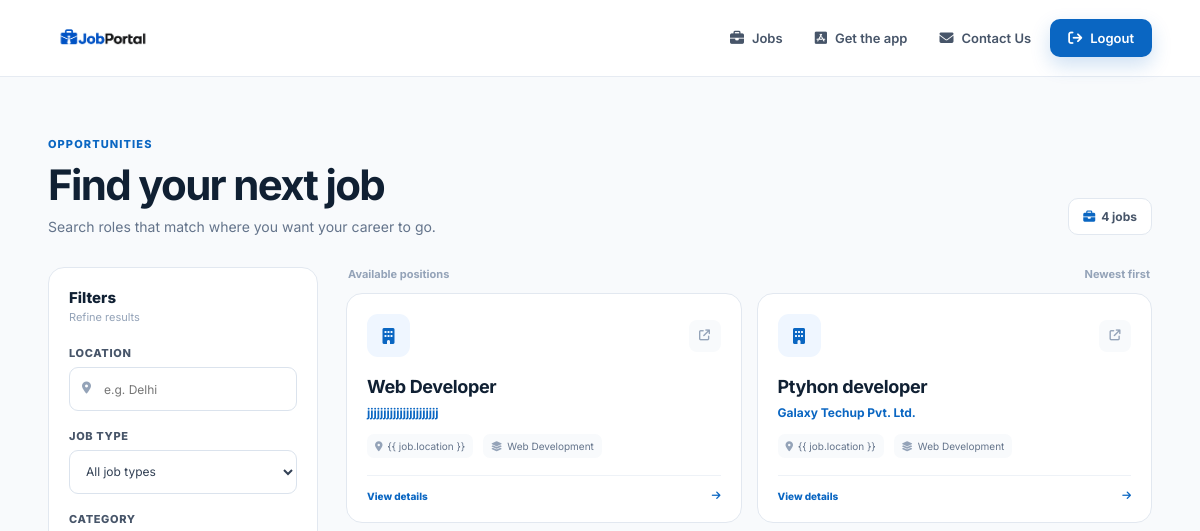
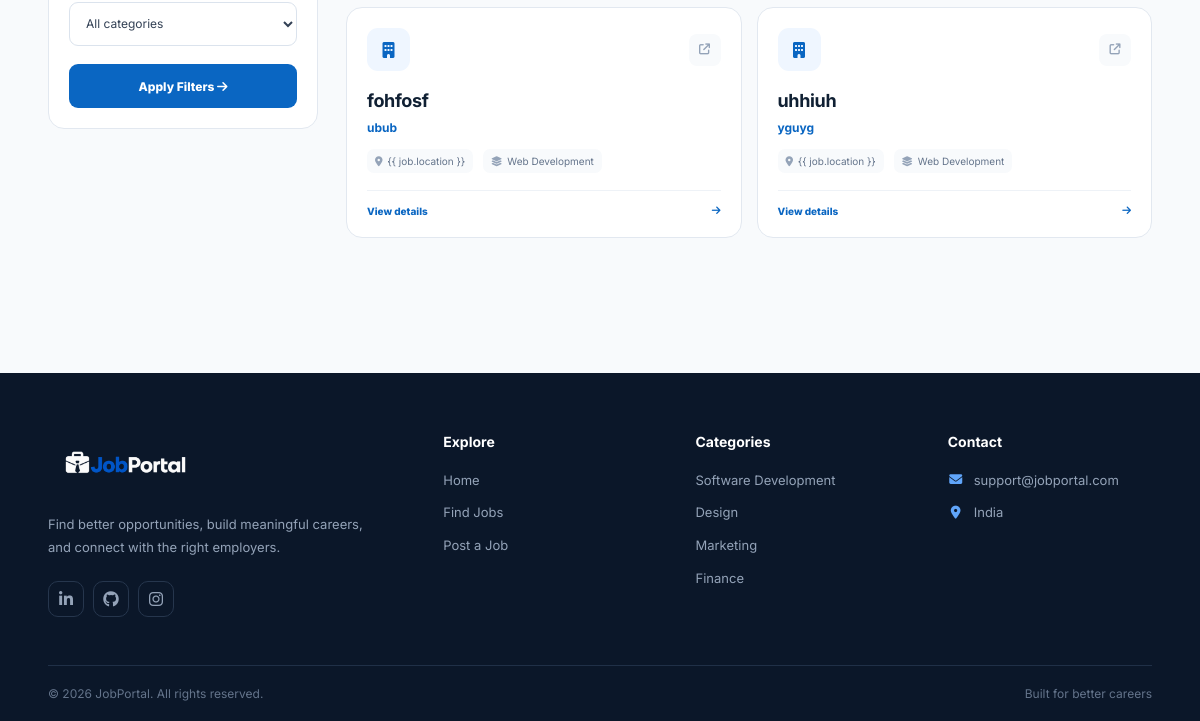
Page /jobs/ (signed in) on the earlier database version (2 pictures, top to bottom).
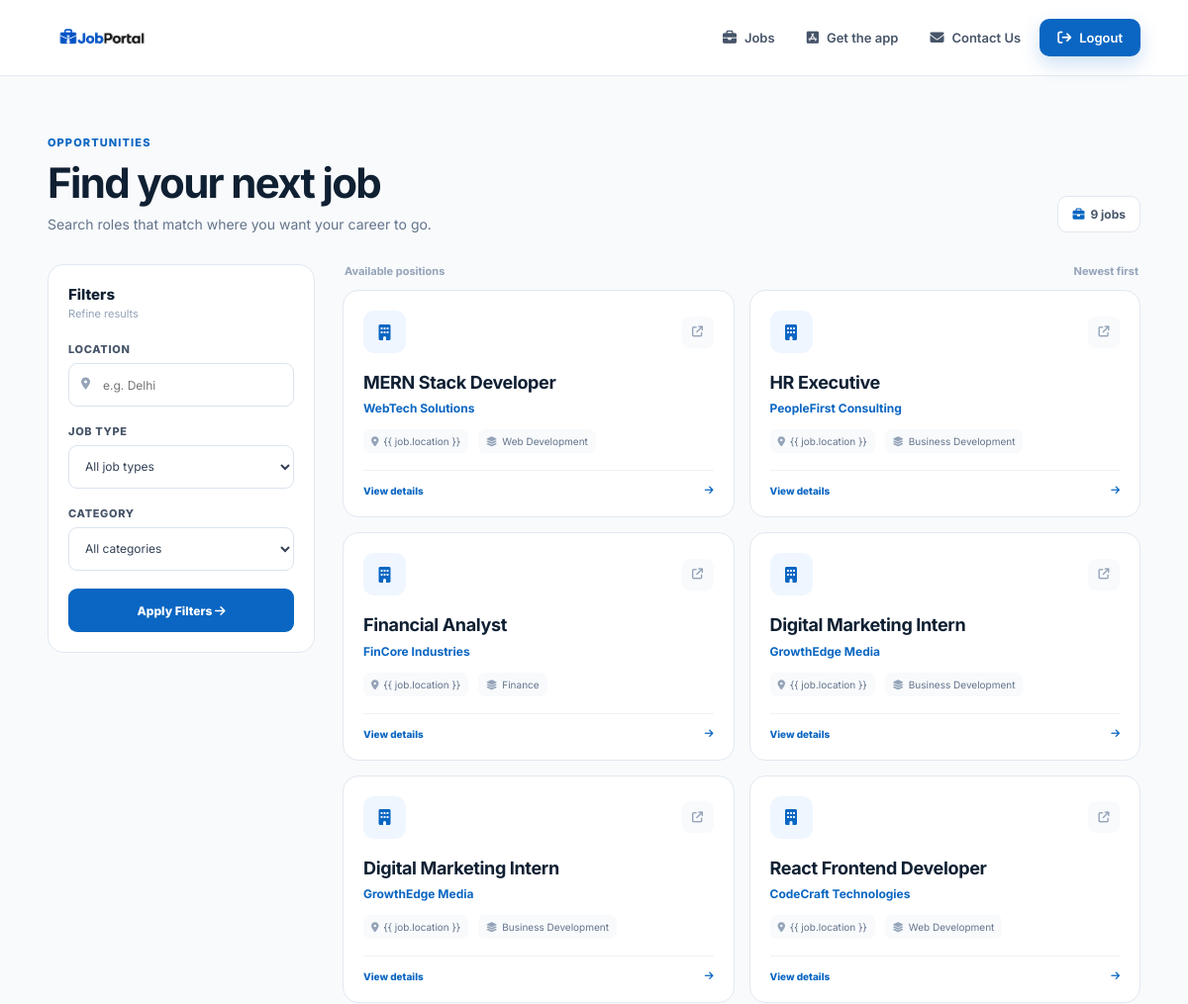
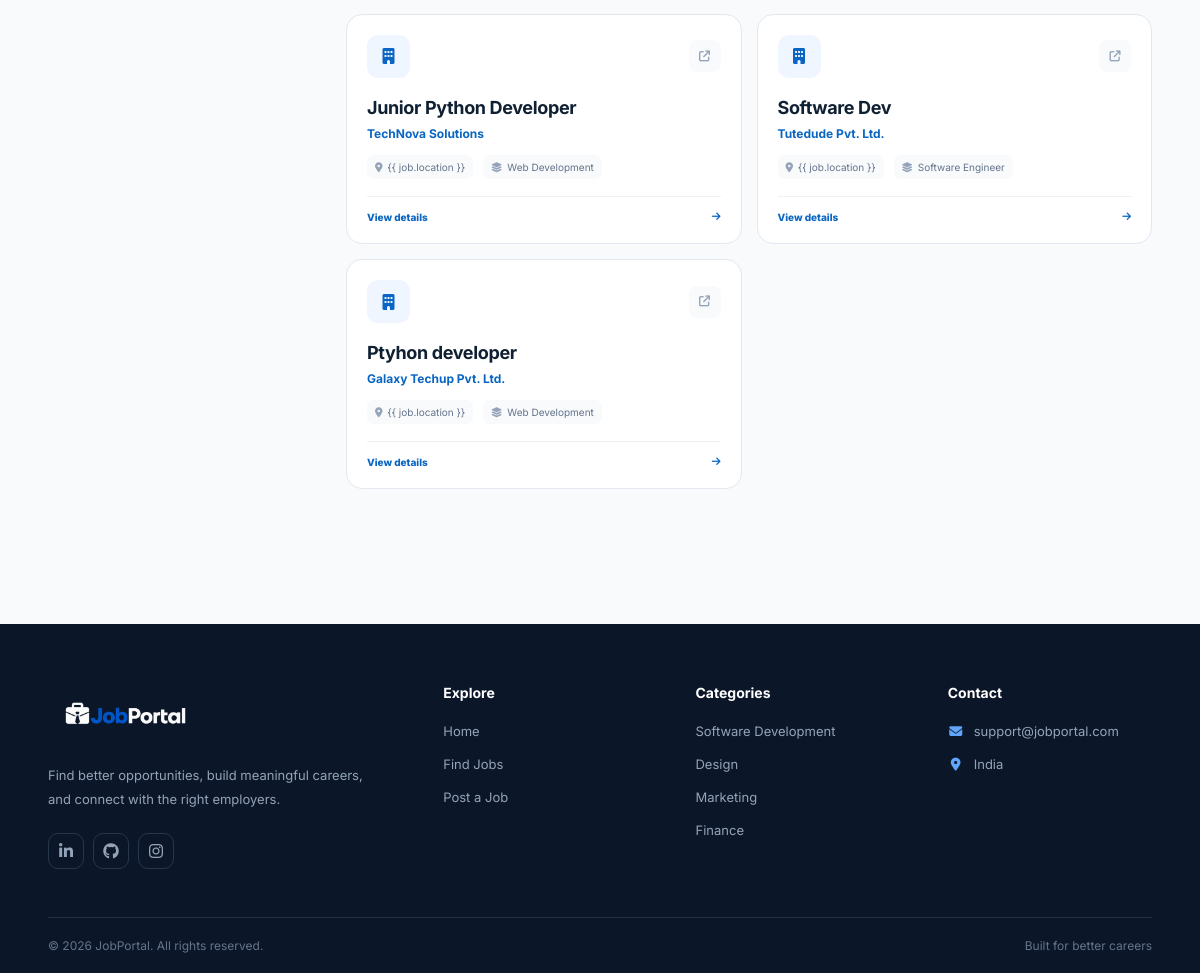
Same page on the later database version (2 pictures, top to bottom).
### jbportal/models.py (models this page shows, shortened)
class Job(models.Model):
    title = models.CharField(max_length=100)
    category = models.ForeignKey(Category, on_delete=models.CASCADE)
    job_type = models.ForeignKey(JobType, on_delete=models.CASCADE)
    description = models.TextField()
    location = models.CharField(max_length=100)
    company = models.CharField(max_length=100)
    posted_date = models.DateTimeField(auto_now_add=True)
    apply_type = models.CharField(max_length=10, choices=APPLY_TYPES, default='resume')
    apply_link = models.CharField(max_length=500, null=True, blank=True)
    added_by = models.ForeignKey('auth.User', on_delete=models.CASCADE)
    views = models.ManyToManyField(User, related_name='job_views', blank=True)
    status = models.CharField(max_length=10, choices=[('active', 'Active'), ('inactive', 'Inactive')], default='active')

class Category(models.Model):
    name = models.CharField(max_length=50)
    def __str__(self):
        return self.name

### jbportal/views.py (the view)
# urls.py: path('jobs/', jobs, name='jobs'),
@login_required(login_url='login')
def jobs(request):
    if not request.user.is_authenticated or request.user.profile.role == 'employer':
        return redirect('/employer-dashboard')
    location = request.GET.get("location", "")
    job_type = request.GET.get("job_type", "")
    category = request.GET.get("category", "")
    filters = {}
    if location:
        filters["location__icontains"] = location
    if job_type:
        filters["job_type__name__iexact"] = job_type
    if category:
        filters["category__name__iexact"] = category
    jobs = Job.objects.filter(**filters).order_by('-posted_date')
    categories = Category.objects.all()
    job_types = JobType.objects.all()
    return render(request, "jobs.html", {"jobs": jobs, "job_types": job_types, "categories": categories})

### templates/jobs.html (shortened to what this page needs)
{% extends 'base.html' %}{% load static %}{% block head %}<link rel="stylesheet" href="{% static 'css/jobs.css' %}" />{% endblock %}{%block content %}
<section class="jobs-page">
  <div class="jobs-title">
    <div>
      <span class="eyebrow">Opportunities</span>
      <h1>Find your next job</h1>
      <p>Search roles that match where you want your career to go.</p>
    </div>
    <div class="result-pill">
      <i class="fa-solid fa-briefcase"></i>{{ jobs|length }} jobs
    </div>
  </div>
  <div class="jobs-layout">
    <aside id="filter">
      <div class="filter-top">
        <div><span>Filters</span><small>Refine results</small></div>
      </div>
      <form method="GET" action="{% url 'jobs' %}" class="filter-form">
        <div class="filter-group">
          <label>Location</label>
          <div class="field-icon">
            <i class="fa-solid fa-location-dot"></i
            ><input type="text" name="location" placeholder="e.g. Delhi" />
          </div>
        </div>
        <div class="filter-group">
          <label>Job Type</label
          ><select name="job_type">
            <option value="">All job types</option>
          </select>
        </div>
        <div class="filter-group">
          <label>Category</label
          ><select name="category">
            <option value="">All categories</option>
          </select>
        </div>
        <button class="filter-submit" type="submit">
          Apply Filters <i class="fa-solid fa-arrow-right"></i>
        </button>
      </form>
    </aside>
    <div class="jobs-results">
      <div class="results-head">
        <span>Available positions</span><span>Newest first</span>
      </div>
      <div id="jobs-sections">
        {% for job in jobs %}
        <article
          class="job-card"
          onclick="window.location.href='{% url 'job' job.id %}'"
        >
          <div class="job-card-top">
            <div class="company-icon"><i class="fa-solid fa-building"></i></div>
            <span class="job-arrow"
              ><i class="fa-solid fa-arrow-up-right-from-square"></i
            ></span>
          </div>
          <div class="job-main">
            <h2>{{ job.title }}</h2>
            <p class="company">{{ job.company }}</p>
            <div class="job-meta">
              <span
                ><i class="fa-solid fa-location-dot"></i>{{ job.location
                }}</span
              ><span
                ><i class="fa-solid fa-layer-group"></i>{{ job.category }}</span
              >
            </div>
          </div>
          <div class="job-card-bottom">
            <span>View details</span><i class="fa-solid fa-arrow-right"></i>
          </div>
        </article>
        {% empty %}
        <div class="empty-state">
          <div><i class="fa-solid fa-magnifying-glass"></i></div>
          <h2>No jobs found</h2>
          <p>Try changing your filters or searching for another location.</p>
        </div>
        {% endfor %}
      </div>
    </div>
  </div>
</section>
{% endblock %}

Differences in the rows shown:
removed Job: title "Web Developer", company "jjjjjjjjjjjjjjjjjjjjjj", category "Web Development"
removed Job: title "fohfosf", company "ubub", category "Web Development"
removed Job: title "uhhiuh", company "yguyg", category "Web Development"
added Job: title "MERN Stack Developer", company "WebTech Solutions", category "Web Development"
added Job: title "HR Executive", company "PeopleFirst Consulting", category "Business Development"
added Job: title "Financial Analyst", company "FinCore Industries", category "Finance"
added Job: title "Digital Marketing Intern", company "GrowthEdge Media", category "Business Development"
added Job: title "Digital Marketing Intern", company "GrowthEdge Media", category "Business Development"
added Job: title "React Frontend Developer", company "CodeCraft Technologies", category "Web Development"
added Job: title "Junior Python Developer", company "TechNova Solutions", category "Web Development"
added Job: title "Software Dev", company "Tutedude Pvt. Ltd.", category "Software Engineer"
Other differences:
{{ jobs|length }}: "4" → "9"
